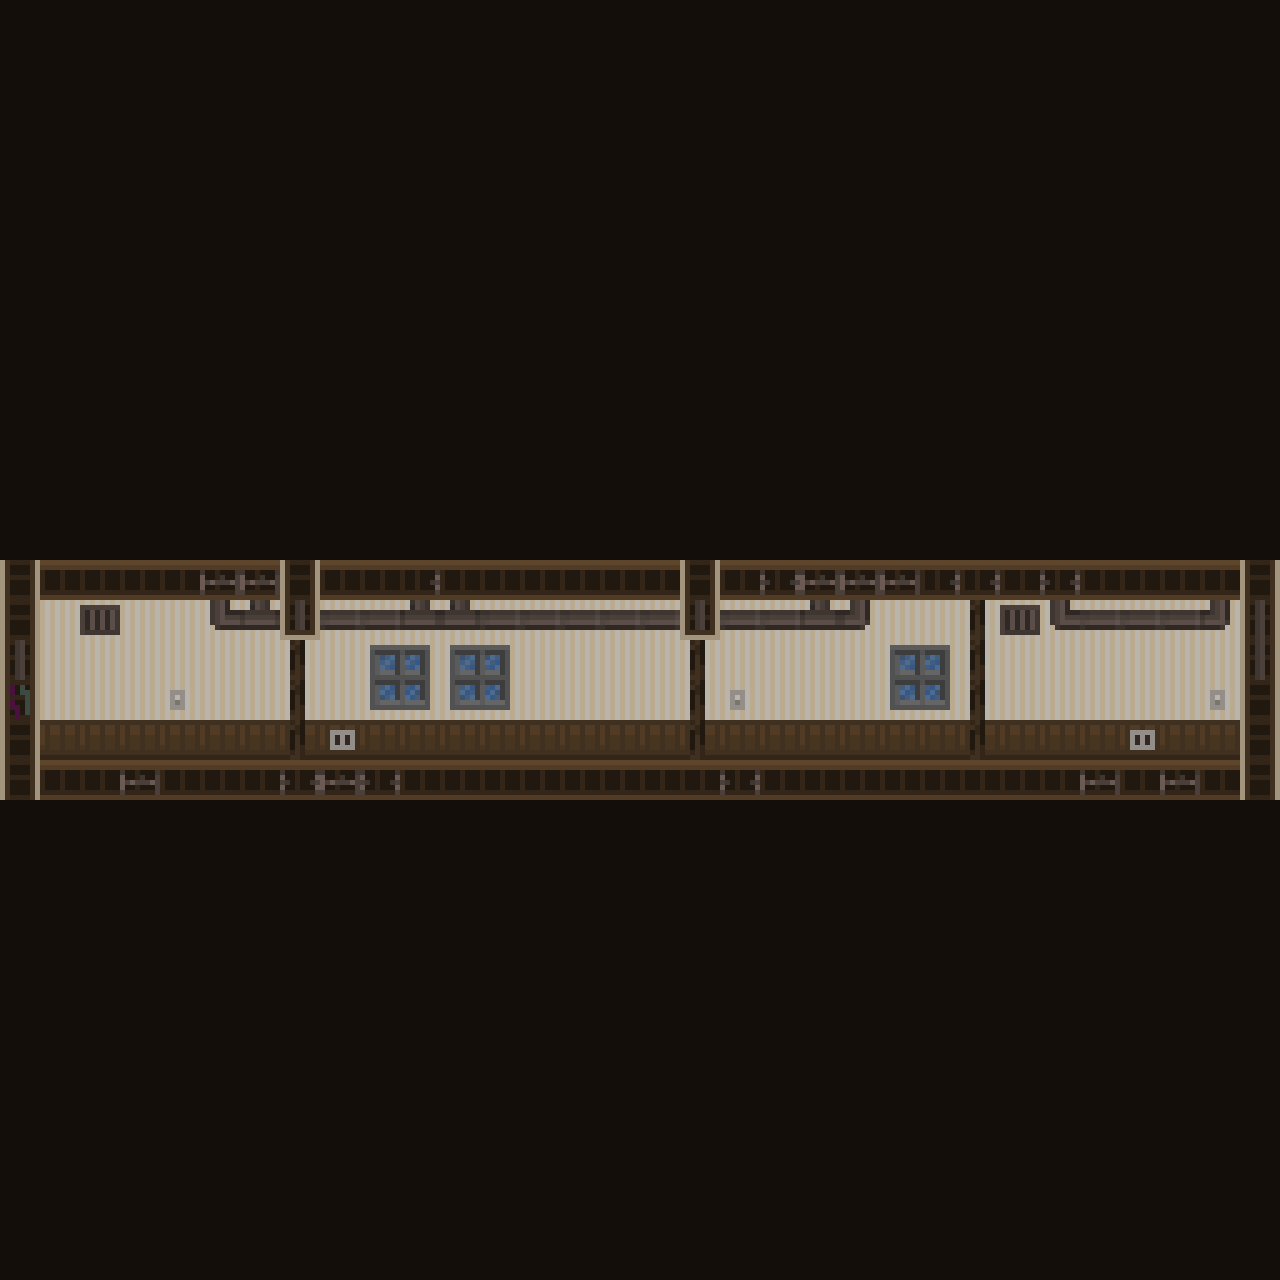

This game map was drawn from its Tiled (.tmx) file and the tilesets committed beside it. A one-line description and the trimmed map source follow:
An orthogonal 32x32 tile map with 40x40 px tiles, 5 tile layers (bg, walls, subDecals, decals, ...) and 1 object (door).

<map version="1.0" orientation="orthogonal" renderorder="left-up" width="32" height="32" tilewidth="40" tileheight="40" nextobjectid="13">
 <tileset firstgid="1" name="tilesetBig" tilewidth="40" tileheight="40">
  <image source="../assets/tilesetBig.png" width="640" height="640" />
 </tileset>
 <layer name="bg" width="32" height="32">
  <data>[1024 cells, 1024 non-empty, 1 distinct tile ids]</data>
 </layer>
 <layer name="walls" width="32" height="32">
  <data>[1024 cells, 192 non-empty, 2 distinct tile ids]</data>
 </layer>
 <layer name="subDecals" width="32" height="32">
  <data>[1024 cells, 13 non-empty, 1 distinct tile ids]</data>
 </layer>
 <objectgroup name="objectsLayer">
  <object id="12" name="house" type="door" x="1006.67" y="651" width="89.3333" height="110">
   <properties>
    <property name="destX" value="450" />
    <property name="destY" value="1000" />
    <property name="sprite" value="door" />
   </properties>
  </object>
 </objectgroup>
 <layer name="decals" width="32" height="32">
  <data>[1024 cells, 41 non-empty, 11 distinct tile ids]</data>
 </layer>
 <layer name="layer" width="32" height="32">
  <data>[1024 cells, 74 non-empty, 8 distinct tile ids]</data>
 </layer>
</map>
